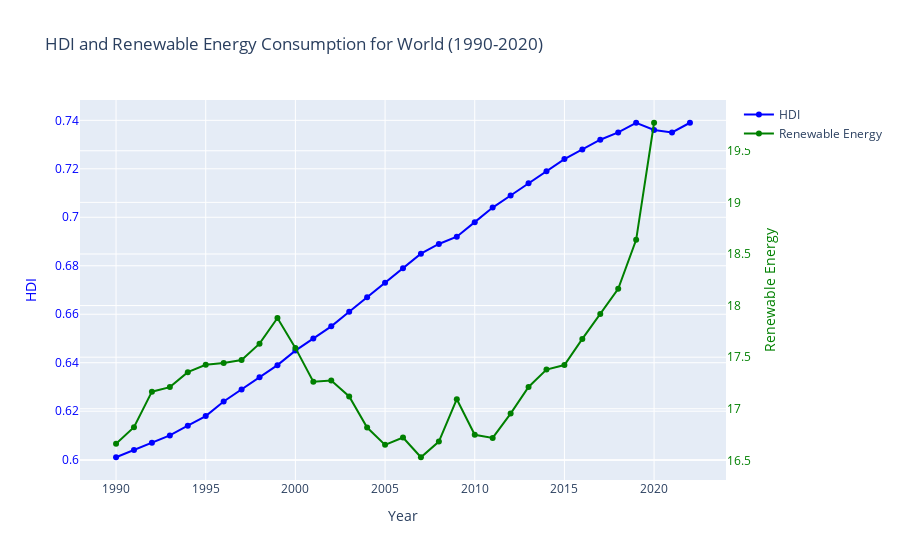

The notebook cell this image was saved under:
### Markdown cell above
## Argument 2: Toename van HDI zorgt voor een toename aan verduurzaming

We zien dat in de afgelopen jaren de wereldwijde HDI lineair is gestegen, terwijl het aantal hernieuwbare energieen vanaf 2010 exponentieel is toegenomen. 
Deze exponentiele toename aan hernieuwbare energieen laat zien dat we sinds kort het belang van het klimaat inzien en als gevolg ons meer bezig houden met het verduurzamen van energiebronnen.

De positieve correlatie tussen de stijging van HDI en het gebruik van hernieuwbare energie ondersteunt het argument dat hogere niveaus van menselijke ontwikkeling kunnen leiden tot duurzamere milieuprestaties.

### Code cell
%run hdi_renewables.ipynb

### Figure 1 — Plotly figure (JSON) as saved in the notebook; plotly's stock layout.template omitted (floating-point values rounded to 4 significant figures)
{"data": [{"line": {"color": "blue"}, "mode": "markers+lines", "name": "HDI", "type": "scatter", "x": [1990, 1991, 1992, 1993, 1994, 1995, 1996, 1997, 1998, 1999, 2000, 2001, 2002, 2003, 2004, 2005, 2006, 2007, 2008, 2009, 2010, 2011, 2012, 2013, 2014, 2015, 2016, 2017, 2018, 2019, 2020, 2021, 2022], "y": [0.601, 0.604, 0.607, 0.61, 0.614, 0.618, 0.624, 0.629, 0.634, 0.639, 0.645, 0.65, 0.655, 0.661, 0.667, 0.673, 0.679, 0.685, 0.689, 0.692, 0.698, 0.704, 0.709, 0.714, 0.719, 0.724, 0.728, 0.732, 0.735, 0.739, 0.736, 0.735, 0.739]}, {"line": {"color": "green"}, "mode": "markers+lines", "name": "Renewable Energy", "type": "scatter", "x": [1990, 1991, 1992, 1993, 1994, 1995, 1996, 1997, 1998, 1999, 2000, 2001, 2002, 2003, 2004, 2005, 2006, 2007, 2008, 2009, 2010, 2011, 2012, 2013, 2014, 2015, 2016, 2017, 2018, 2019, 2020, 2021, 2022], "y": [16.66, 16.82, 17.17, 17.21, 17.35, 17.43, 17.44, 17.47, 17.63, 17.88, 17.59, 17.26, 17.27, 17.12, 16.82, 16.65, 16.72, 16.53, 16.68, 17.09, 16.75, 16.72, 16.95, 17.21, 17.38, 17.42, 17.68, 17.92, 18.16, 18.64, 19.77, null, null], "yaxis": "y2"}], "layout": {"autosize": true, "title": {"text": "HDI and Renewable Energy Consumption for World (1990-2020)"}, "xaxis": {"autorange": true, "range": [1988.0, 2024.0], "title": {"text": "Year"}, "type": "linear"}, "yaxis": {"autorange": true, "range": [0.5896, 0.7504], "tickfont": {"color": "blue"}, "title": {"font": {"color": "blue"}, "text": "HDI"}, "type": "linear"}, "yaxis2": {"autorange": true, "overlaying": "y", "range": [16.26, 20.04], "side": "right", "tickfont": {"color": "green"}, "title": {"font": {"color": "green"}, "text": "Renewable Energy"}, "type": "linear"}}}
